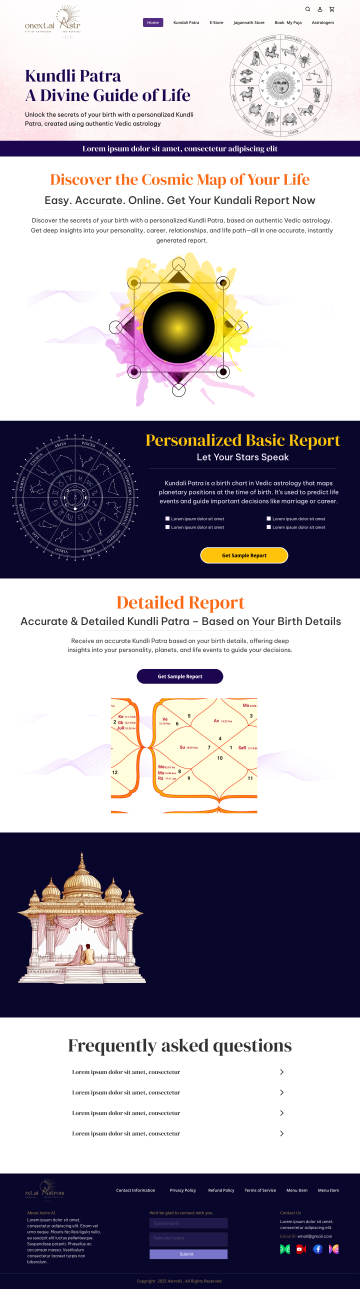
#> input picture src/assets/generated/kundali/kundali-patra-reference.png, 1440 x 5156 px (shown at 1/4 size)
$ python crop-kundali-cosmic.py
#> lines starting #> are read from the running program, lines starting #| are printed output that depends on the picture
"""Export cosmic geometry band from kundali-patra-reference.png (1440 artboard)."""
from pathlib import Path

from PIL import Image

ROOT = Path(__file__).resolve().parent.parent
REF = ROOT / "src/assets/generated/kundali/kundali-patra-reference.png"
OUT = ROOT / "src/assets/generated/kundali/kundali-cosmic-art.png"

im = Image.open(REF)
#> im is the input picture: PIL image 1440x5156 RGB; mean R, G, B 165.7, 161.2, 170.6
# Sacred geometry only (no headline copy above)
box = (180, 1040, 1260, 1580)
crop = im.crop(box)
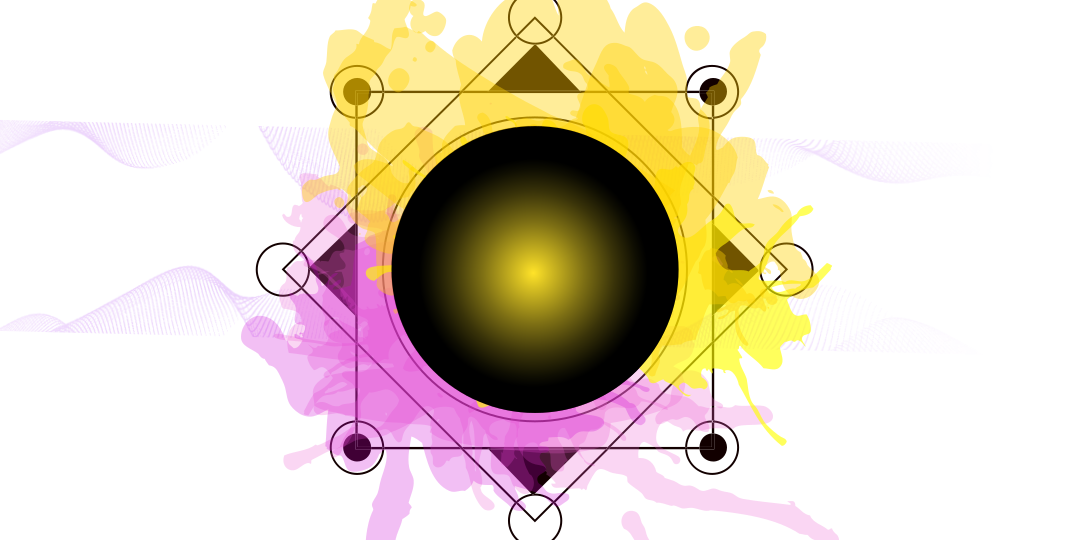
#> crop: PIL image 1080x540 RGB; mean R, G, B 225.5, 213.4, 198.6
crop.save(OUT, optimize=True)
print("saved", OUT, crop.size)
#| saved src/assets/generated/kundali/kundali-cosmic-art.png (1080, 540)
